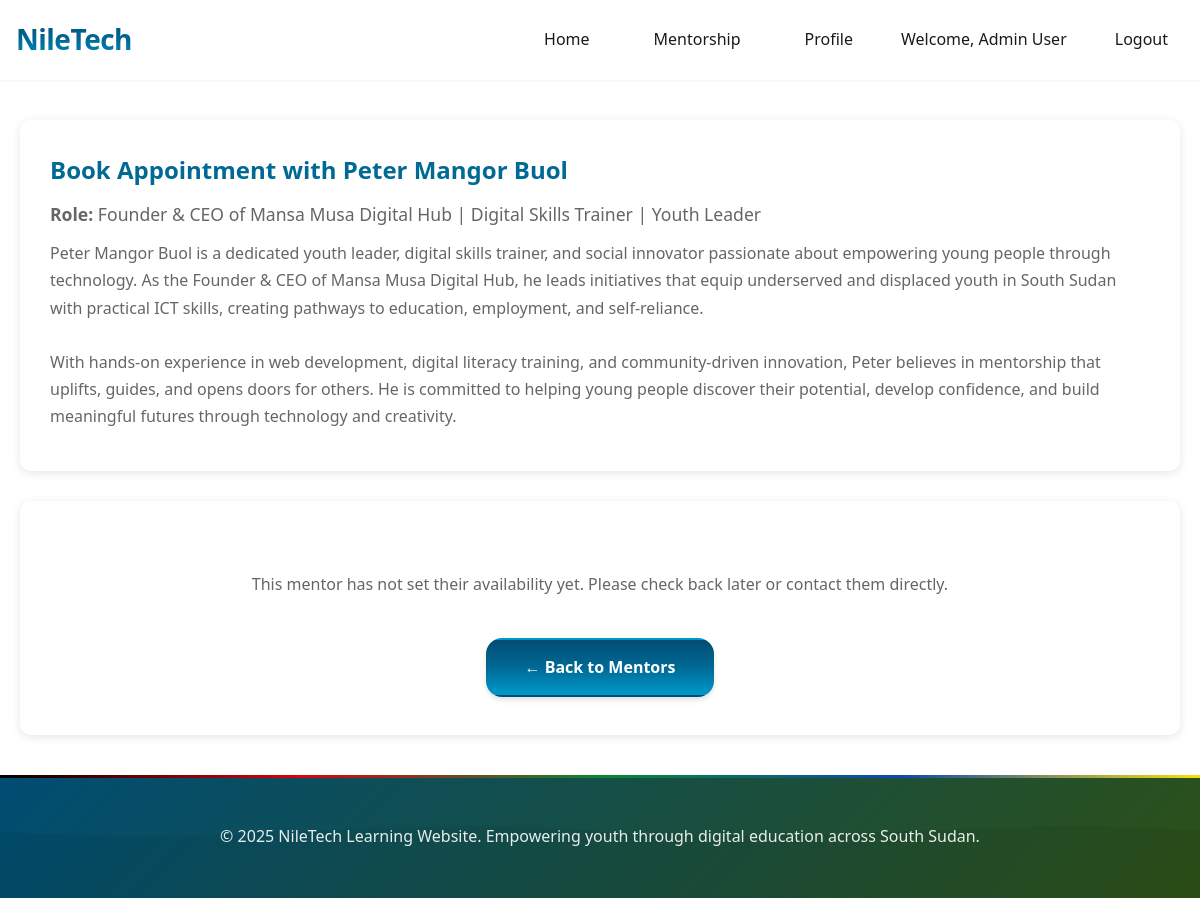
The app's page /book-mentor.php?mentor_id=1 (signed in) with its own data.
### tables this page shows
CREATE TABLE IF NOT EXISTS mentorship (
    id INT(11) NOT NULL AUTO_INCREMENT,
    name VARCHAR(100) NOT NULL,
    role VARCHAR(200),
    bio TEXT,
    contact VARCHAR(200),
    image VARCHAR(255),
    email VARCHAR(255),
    created_at TIMESTAMP DEFAULT CURRENT_TIMESTAMP,
    updated_at TIMESTAMP DEFAULT CURRENT_TIMESTAMP ON UPDATE CURRENT_TIMESTAMP,
    PRIMARY KEY (id),
    INDEX idx_name (name),
    INDEX idx_email (email)
);

### config/session.php (called while the page is built, shortened)
<?php
$currentUserName = $_SESSION['user_name'] ?? 'Learner';

### book-mentor.php (the view, shortened to what this page needs)
<?php
require_once __DIR__ . '/config/session.php';
$mentorId = isset($_GET['mentor_id']) ? (int)$_GET['mentor_id'] : 0;
$mentorName = isset($_GET['mentor_name']) ? trim($_GET['mentor_name']) : '';
$conn = getDBConnection();
$mentor = null;
if ($mentorId > 0) {
    $stmt = $conn->prepare("SELECT * FROM mentorship WHERE id = ? LIMIT 1");
    $stmt->bind_param("i", $mentorId);
    $stmt->execute();
    $result = $stmt->get_result();
    $mentor = $result->fetch_assoc();
}
$mentorName = $mentor['name'];
$availability = [];
?>
<!DOCTYPE html>
<html lang="en">
<head>
    <link rel="stylesheet" href="css/style.css">
</head>
<body>
    <nav class="navbar">
        <div class="container">
            <div class="nav-brand">
                <a href="index.php" style="text-decoration: none; color: inherit;">
                    <h1>NileTech</h1>
                </a>
            </div>
            <ul class="nav-menu" id="navMenu">
                <li><a href="index.php">Home</a></li>
                <li><a href="mentorship.php">Mentorship</a></li>
                <li><a href="profile.php">Profile</a></li>
                <li class="nav-user">
                    <span>Welcome, <?php echo htmlspecialchars($currentUserName, ENT_QUOTES, 'UTF-8'); ?></span>
                </li>
                <li><a href="logout.php" class="nav-link-login">Logout</a></li>
            </ul>
        </div>
    </nav>
    <div class="booking-container">
        <div class="mentor-info-card">
            <h2 style="margin-top: 0; color: #006994;">Book Appointment with <?php echo htmlspecialchars($mentorName); ?></h2>
            <?php if (!empty($mentor['role'])): ?>
                <p style="color: #666; font-size: 1.1rem; margin: 10px 0;"><strong>Role:</strong> <?php echo htmlspecialchars($mentor['role']); ?></p>
            <?php endif; ?>
            <?php if (!empty($mentor['bio'])): ?>
                <p style="color: #666; margin: 10px 0;"><?php echo nl2br(htmlspecialchars($mentor['bio'])); ?></p>
            <?php endif; ?>
        </div>
        <?php if (empty($availability)): ?>
            <div class="booking-form-card">
                <p style="color: #666; text-align: center; padding: 40px;">
                    This mentor has not set their availability yet. Please check back later or contact them directly.
                </p>
                <div style="text-align: center;">
                    <a href="mentorship.php" class="btn btn-primary">← Back to Mentors</a>
                </div>
            </div>
        <?php endif; ?>
    </div>
    <footer class="footer">
        <div class="container">
            <p>&copy; 2025 NileTech Learning Website. Empowering youth through digital education across South Sudan.</p>
        </div>
    </footer>
</body>
</html>

### book-mentor.php (style rules this page uses)
.booking-container { max-width: 1200px; margin: 40px auto; padding: 0 20px; }
.mentor-info-card { background: white; padding: 30px; border-radius: 10px; box-shadow: 0 2px 10px rgba(0,0,0,0.1); margin-bottom: 30px; }
.booking-form-card { background: white; padding: 30px; border-radius: 10px; box-shadow: 0 2px 10px rgba(0,0,0,0.1); margin-bottom: 30px; }

### records on screen
mentorship: name "Peter Mangor Buol", role "Founder & CEO of Mansa Musa Digital Hub | Digital Skills Trainer | Youth Leader", bio "Peter Mangor Buol is a dedicated youth leader, digital skills trainer, and social innovator passionate about empowering young people through technology. As the Founder & CEO of Mansa Musa Digital Hub, he leads initiatives that equip underserved and displaced youth in South Sudan with practical ICT skills, creating pathways to education, employment, and self-reliance. With hands-on experience in web development, digital literacy training, and community-driven innovation, Peter believes in mentorship that uplifts, guides, and opens doors for others. He is committed to helping young people discover their potential, develop confidence, and build meaningful futures through technology and…"

### other values on screen
$currentUserName "Admin User"
